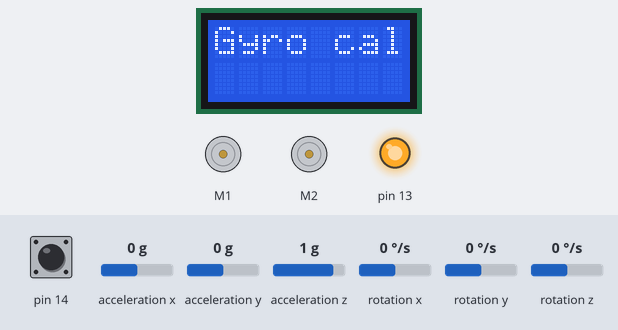
Recording of a sketch running on a simulated Arduino Leonardo, built with avr-gcc and run on an emulated ATmega32U4. On the bench: 8×2 character LCD, 2 × DC motor (green arrow = forward, orange = backward, longer = faster), output pins drawn as LEDs (lit = HIGH). Inputs (shaded band) come from the test bench; at power-on: pin 14 HIGH, rotation z 0 °/s, acceleration x 0 g, acceleration y 0 g, acceleration z 1 g, rotation x 0 °/s, rotation y 0 °/s.

Above: at 2.8 s.
2.9 s: pin 14 pulled LOW for 1 s
At 5.7 s:
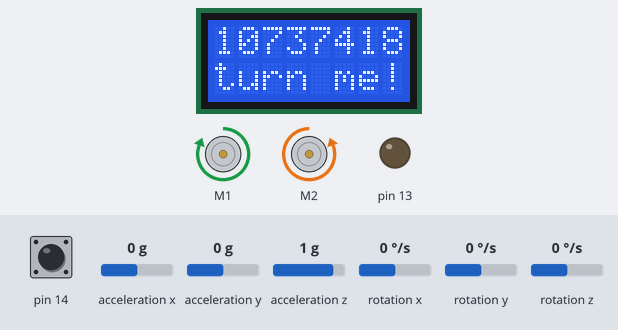
6.9 s: rotation z set to -192 °/s
At 7.35 s:
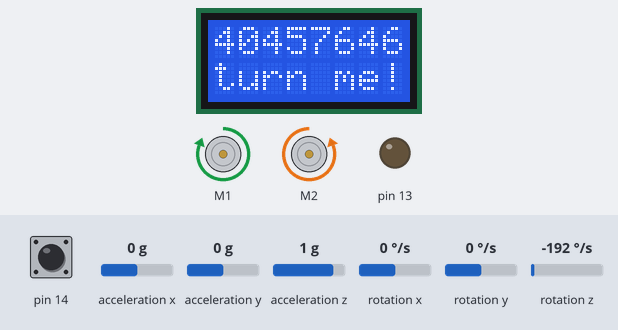
9.9 s: rotation z set to 0 °/s
At 11.7 s:
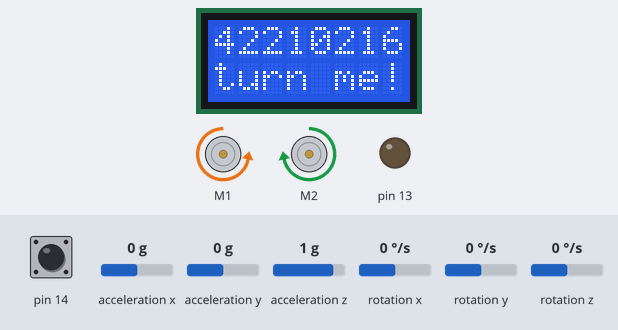
12.9 s: rotation z set to 192 °/s
At 14.86 s:
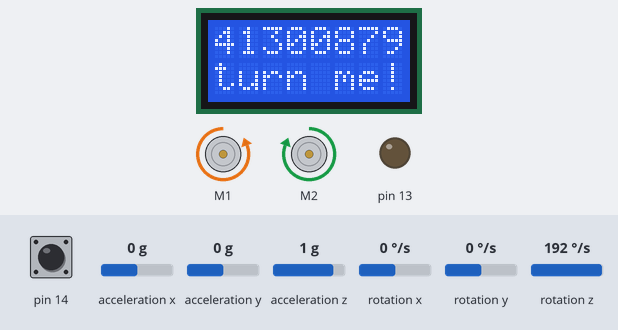
15.9 s: rotation z set to 100 °/s
At 17.28 s:
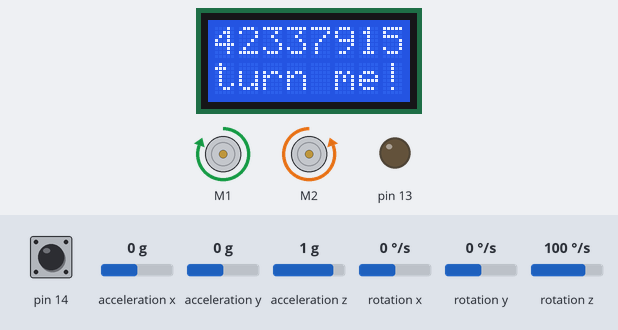
18.9 s: rotation z set to -100 °/s
At 20.91 s:
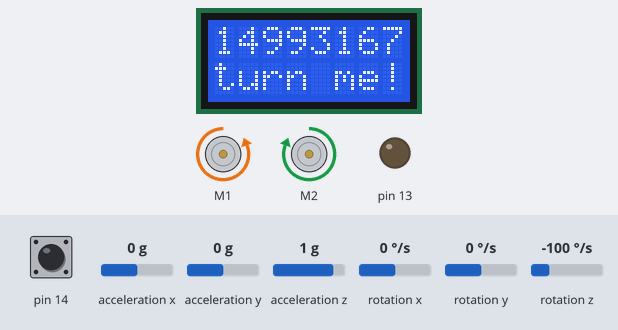
Timing chart, 0 to 30.7 s (numbered marks = the images above; inputs shaded):
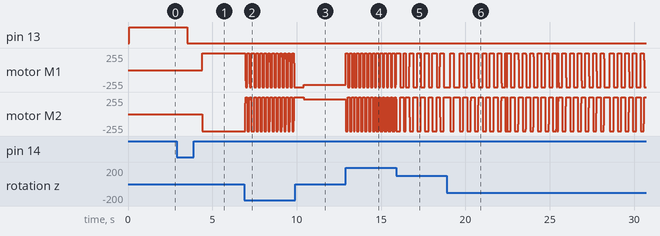

Measured:
- after the input at 2.9 s, motor M1: stopped → forward 255/255 after 1.5 s; motor M2: stopped → backward 255/255 after 1.5 s; the display: first differs from a run without the input after 1.0 s (image 1 shows a later state)
- after the input at 6.9 s, the display: first changes at once (image 2 shows a later state)
- after the input at 12.9 s, the display: first changes at once (image 4 shows a later state)

The sketch:

RotationResist.ino
```cpp
/* This demo shows how the Zumo can use its gyroscope to detect
when it is being rotated, and use the motors to resist that
rotation.

This code was tested on a Zumo with 4 NiMH batteries and two 75:1
HP micro metal gearmotors.  If you have different batteries or
motors, you might need to adjust the PID constants.

Be careful to not move the robot for a few seconds after starting
it while the gyro is being calibrated.  During the gyro
calibration, the yellow LED is on and the words "Gyro cal" are
shown on the display.

After the gyro calibration is done, press button A to start the
demo.  If you try to turn the Zumo, or put it on a surface that
is turning, it will drive its motors to counteract the turning.

This demo only uses the Z axis of the gyro, so it is possible to
pick up the Zumo, rotate it about its X and Y axes, and then put
it down facing in a new position. */

#include <Wire.h>
#include <Zumo32U4.h>

// This is the maximum speed the motors will be allowed to turn.
// A maxSpeed of 400 lets the motors go at top speed.  Decrease
// this value to impose a speed limit.
const int16_t maxSpeed = 400;

// Change next line to this if you are using the older Zumo 32U4
// with a black and green LCD display:
 Zumo32U4LCD display;
//Zumo32U4OLED display;

Zumo32U4ButtonA buttonA;
Zumo32U4Motors motors;
Zumo32U4IMU imu;

#include "TurnSensor.h"
// track the time between turns
uint16_t delays = 0;
// interval between turns, milliseconds
uint16_t interval = 3000;

void setup()
{
  turnSensorSetup();
  delay(500);
  turnSensorReset();

  display.clear();
  display.print(F("Try to"));
  display.gotoXY(0, 1);
  display.print(F("turn me!"));
}

void loop()
{
  // Read the gyro to update turnAngle, the estimation of how far
  // the robot has turned, and turnRate, the estimation of how
  // fast it is turning.
  turnSensorUpdate();

  // Adjust the PID loop so the robot's target orientation shifts by 90 degrees.
  if((millis() - delays) > interval){
    turnAngle += turnAngle90;
    delays = millis();
  }
  // Calculate the motor turn speed using proportional and
  // derivative PID terms.  Here we are a using a proportional
  // constant of 56 and a derivative constant of 1/20.
  int32_t turnSpeed = -(int32_t)turnAngle / (turnAngle1 / 56)
    - turnRate / 20;

  // Constrain our motor speeds to be between
  // -maxSpeed and maxSpeed.
  turnSpeed = constrain(turnSpeed, -maxSpeed, maxSpeed);
  motors.setSpeeds(-turnSpeed, turnSpeed);
  display.gotoXY(0, 0);
  display.print(turnAngle);

}
```

TurnSensor.h
```cpp
// Turnsensor.h provides functions for configuring the
// Zumo 32U4's gyro, calibrating it, and using it to
// measure how much the robot has turned about its Z axis.
//
// This file should be included once in your sketch,
// somewhere after you define objects named buttonA,
// display, and imu.

#pragma once

#include <Wire.h>

// This constant represents a turn of 45 degrees.
const int32_t turnAngle45 = 0x20000000;

// This constant represents a turn of 90 degrees.
const int32_t turnAngle90 = turnAngle45 * 2;

// This constant represents a turn of approximately 1 degree.
const int32_t turnAngle1 = (turnAngle45 + 22) / 45;

/* turnAngle is a 32-bit unsigned integer representing the amount
the robot has turned since the last time turnSensorReset was
called.  This is computed solely using the Z axis of the gyro, so
it could be inaccurate if the robot is rotated about the X or Y
axes.

Our convention is that a value of 0x20000000 represents a 45
degree counter-clockwise rotation.  This means that a uint32_t
can represent any angle between 0 degrees and 360 degrees.  If
you cast it to a signed 32-bit integer by writing
(int32_t)turnAngle, that integer can represent any angle between
-180 degrees and 180 degrees. */
uint32_t turnAngle = 0;

// turnRate is the current angular rate of the gyro, in units of
// 0.07 degrees per second.
int16_t turnRate;

// This is the average reading obtained from the gyro's Z axis
// during calibration.
int16_t gyroOffset;

// This variable helps us keep track of how much time has passed
// between readings of the gyro.
uint16_t gyroLastUpdate = 0;


// This should be called to set the starting point for measuring
// a turn.  After calling this, turnAngle will be 0.
void turnSensorReset()
{
  gyroLastUpdate = micros();
  turnAngle = 0;
}

// Read the gyro and update the angle.  This should be called as
// frequently as possible while using the gyro to do turns.
void turnSensorUpdate()
{
  // Read the measurements from the gyro.
  imu.readGyro();
  turnRate = imu.g.z - gyroOffset;

  // Figure out how much time has passed since the last update (dt)
  uint16_t m = micros();
  uint16_t dt = m - gyroLastUpdate;
  gyroLastUpdate = m;

  // Multiply dt by turnRate in order to get an estimation of how
  // much the robot has turned since the last update.
  // (angular change = angular velocity * time)
  int32_t d = (int32_t)turnRate * dt;

  // The units of d are gyro digits times microseconds.  We need
  // to convert those to the units of turnAngle, where 2^29 units
  // represents 45 degrees.  The conversion from gyro digits to
  // degrees per second (dps) is determined by the sensitivity of
  // the gyro: 0.07 degrees per second per digit.
  //
  // (0.07 dps/digit) * (1/1000000 s/us) * (2^29/45 unit/degree)
  // = 14680064/17578125 unit/(digit*us)
  turnAngle += (int64_t)d * 14680064 / 17578125;
}

/* This should be called in setup() to enable and calibrate the
gyro.  It uses the display, yellow LED, and button A.  While the
display shows "Gyro cal", you should be careful to hold the robot
still.

The digital zero-rate level of the gyro can be as high as
25 degrees per second, and this calibration helps us correct for
that. */
void turnSensorSetup()
{
  Wire.begin();
  imu.init();
  imu.enableDefault();
  imu.configureForTurnSensing();

  display.clear();
  display.print(F("Gyro cal"));

  // Turn on the yellow LED in case the display is not available.
  ledYellow(1);

  // Delay to give the user time to remove their finger.
  delay(2000);

  // Calibrate the gyro.
  int32_t total = 0;
  for (uint16_t i = 0; i < 1024; i++)
  {
    // Wait for new data to be available, then read it.
    while(!imu.gyroDataReady()) {}
    imu.readGyro();

    // Add the Z axis reading to the total.
    total += imu.g.z;
  }
  ledYellow(0);
  gyroOffset = total / 1024;

  // Display the angle (in degrees from -180 to 180) until the
  // user presses A.
  display.clear();
  turnSensorReset();
  while (!buttonA.getSingleDebouncedRelease())
  {
    turnSensorUpdate();
    display.gotoXY(0, 0);
    display.print((((int32_t)turnAngle >> 16) * 360) >> 16);
    display.print(F("   "));
  }
  display.clear();
}
```
